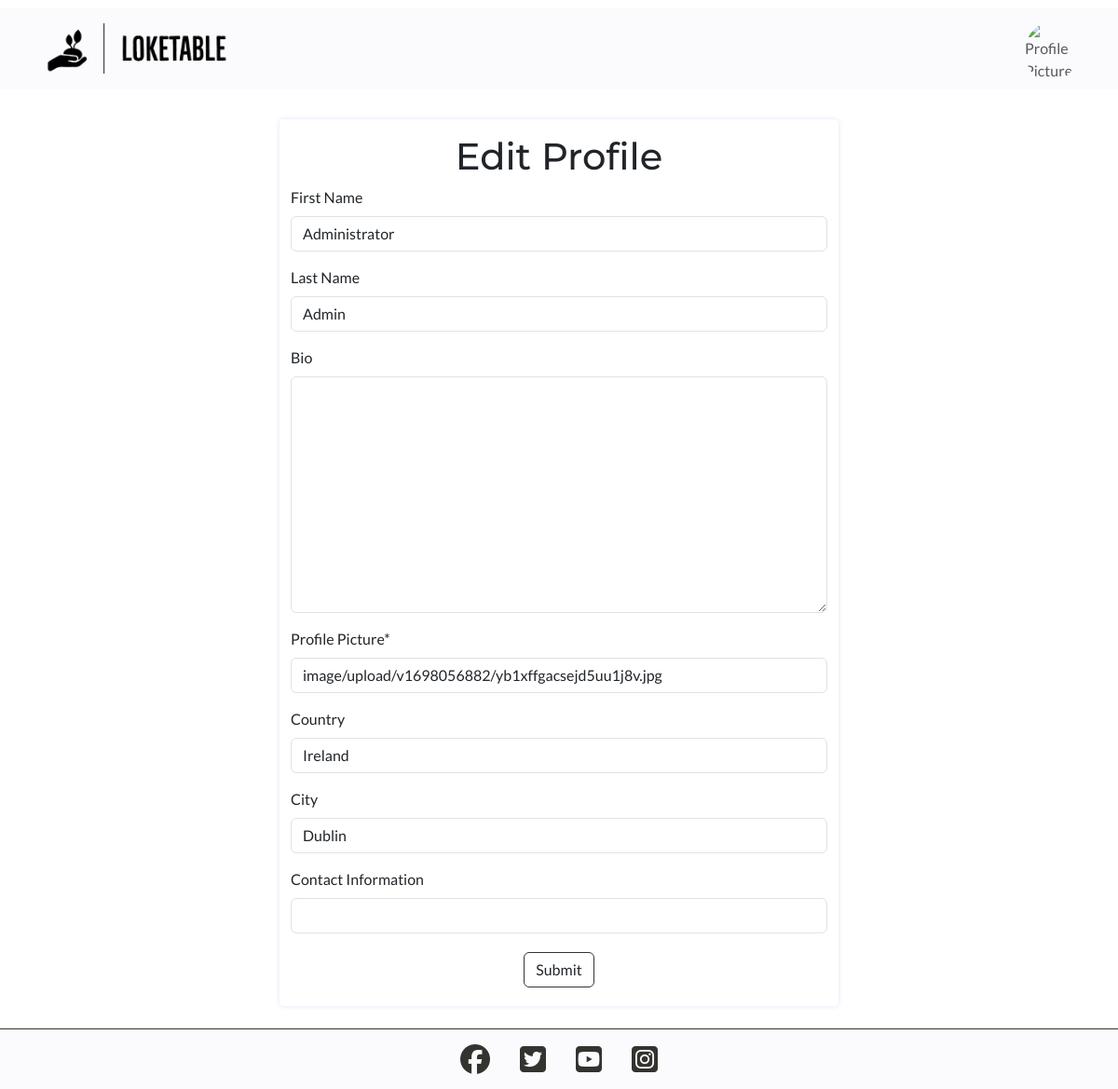
Page /user/edit/1/ (signed in) on the earlier database version.
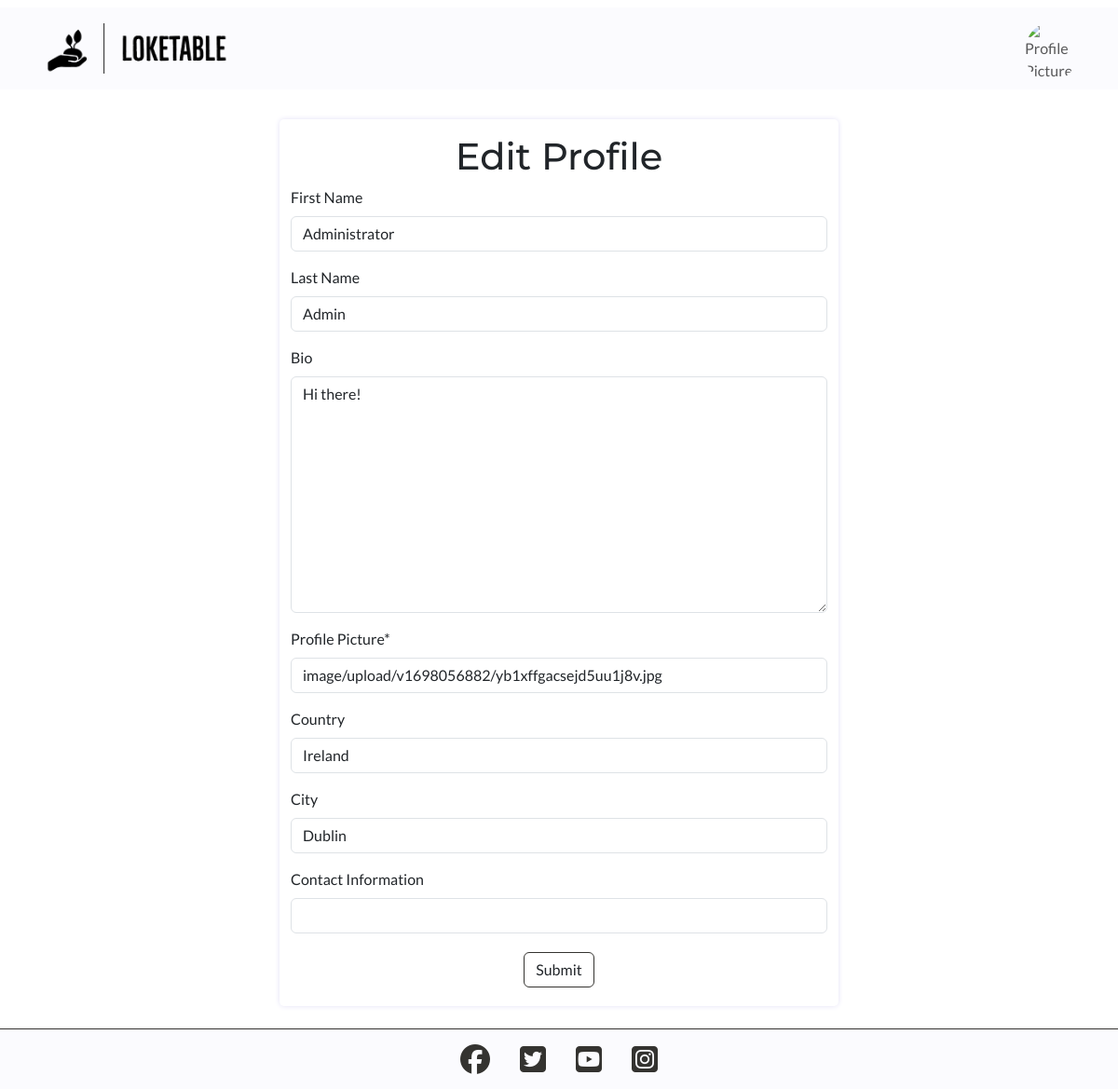
Same page on the later database version.
### profiles/models.py (models this page shows, shortened)
class Profile(models.Model):
    user = models.OneToOneField(
        User,
        on_delete=models.CASCADE,
        related_name='profile'
        )
    first_name = models.CharField(max_length=30, null=True, blank=True)
    last_name = models.CharField(max_length=30, null=True, blank=True)
    bio = models.TextField(max_length=1500, null=True, blank=True)
    country = models.CharField(max_length=30, null=True, blank=True)
    city = models.CharField(max_length=30, null=True, blank=True)
    created_date = models.DateTimeField(auto_now_add=True)
    updated_date = models.DateTimeField(auto_now=True)
    image = CloudinaryField('image', default='placeholder')
    contact = models.CharField(max_length=30, null=True, blank=True)

### profiles/views.py (the view, shortened to what this page needs)
# urls.py: path('edit/<int:pk>/', EditProfile.as_view(), name='edit_profile'),
class EditProfile(
    SuccessMessageMixin,
    LoginRequiredMixin,
    UserPassesTestMixin,
    generic.UpdateView
):
    template_name = 'profiles/edit_profile.html'
    form_class = ProfileForm
    model = Profile
    success_message = 'Profile edited successfully'
    def test_func(self):
        return self.request.user == self.get_object().user

### profiles/forms.py
class ProfileForm(forms.ModelForm):
    class Meta:
        model = Profile
        fields = [
            'first_name',
            'last_name',
            'bio',
            'image',
            'country',
            'city',
            'contact'
        ]
        labels = {
            'first_name': 'First Name',
            'last_name': 'Last Name',
            'bio': 'Bio',
            'image': 'Profile Picture',
            'country': 'Country',
            'city': 'City',
            'contact': 'Contact Information'
        }

### home/templatetags/custom_tags.py (called while the page is built)
@register.filter
def search_bar_urls(url_name):
    included_urls = [
        'home',
        'products',
        'favorite_products'
    ]
    return url_name not in included_urls

### profiles/templates/profiles/edit_profile.html (shortened to what this page needs)
{% extends 'base.html' %}
{% block content %}
    <div class="container form-container">
        <form method="POST" enctype="multipart/form-data" class="my-4 py-3">
            <h1 class="text-center">Edit Profile</h1>
            {{ form | crispy }}
            <div class="d-flex justify-content-center">
                <input type="submit" value="Submit" class="btn general-purpose-btn my-1">
            </div>
        </form>
    </div>
{% endblock %}

Differences in the rows shown:
changed Profile "Administrator": bio (not shown) → "Hi there!"
